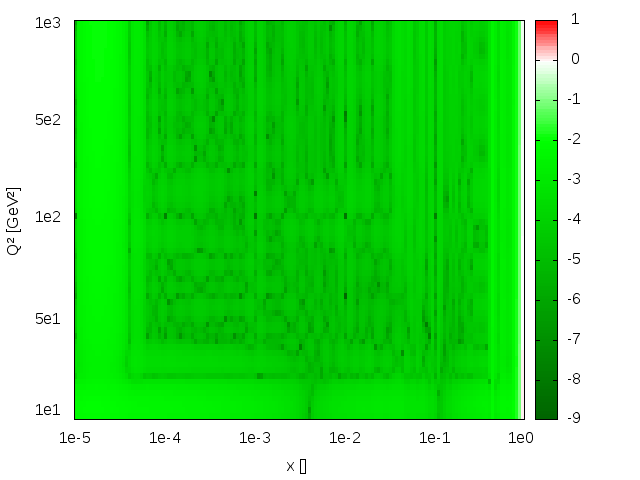

This figure's gnuplot source:
#!/usr/bin/gnuplot
reset

set term png

Nx = 150
NQ2 = 70

set xlabel "x []"
set xrange[-.5:Nx-.5]
set xtics ("1e-5" 0, "1e-4" Nx/5, "1e-3" 2*Nx/5, "1e-2" 3*Nx/5, "1e-1" 4*Nx/5, "1e0" Nx-1)

set ylabel "Q² [GeV²]"
set yrange[-.5:NQ2-.5]
unset key
set ytics ("1e1" 1, "5e1" NQ2/4, "1e2" NQ2/2, "5e2" 3*NQ2/4, "1e3" NQ2-1)

set palette defined (-9 "dark-green", -2 "green", 0 "white", 1 "red")
set out "gluon_err.png"
plot "gluon_err.dat" u 1:2:3 w image

set out
